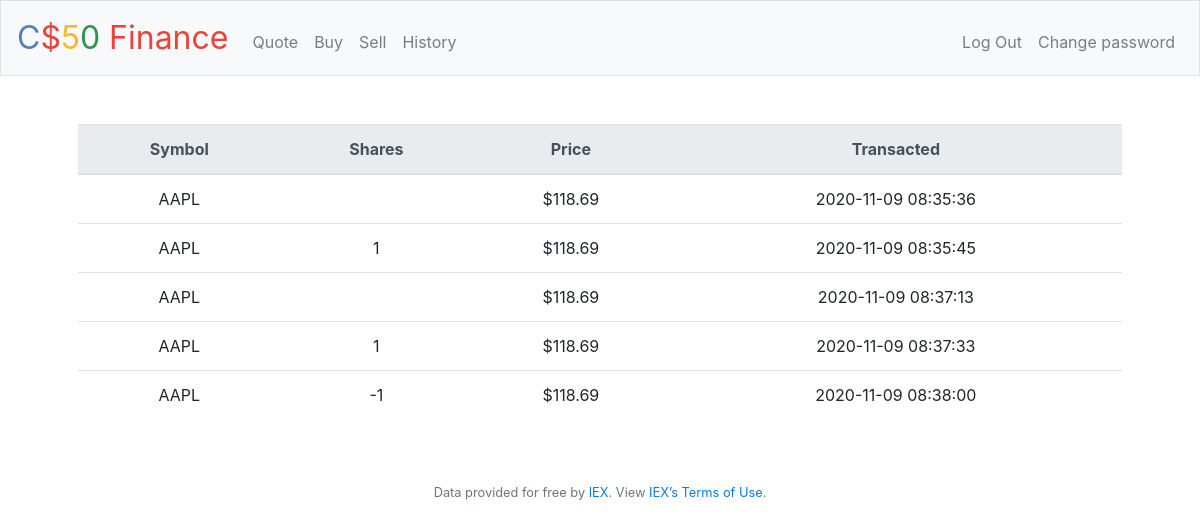
Screenshot of /history (signed in) with the database file from the repository.
### tables this page shows
CREATE TABLE 'history' ('sellID' INTEGER PRIMARY KEY AUTOINCREMENT NOT NULL UNIQUE,
                                    'stockSymbol' TEXT NOT NULL,
                                    'name' TEXT NOT NULL,
                                    'shares' TEXT NOT NULL,
                                    'price' INTEGER NOT NULL,
                                    'timestamp' NOT NULL DEFAULT CURRENT_TIMESTAMP,
                                    'id' INTEGER NOT NULL,
                                    FOREIGN KEY(id) REFERENCES users(id));

### application.py (the view)
@app.route("/history")
@login_required
def history():
    history = db.execute("SELECT * FROM history WHERE id = :id", id=session["user_id"])
    return render_template("history.html", history=history)

### application.py (called while the page is built)
@app.after_request
def after_request(response):
    response.headers["Cache-Control"] = "no-cache, no-store, must-revalidate"
    response.headers["Expires"] = 0
    response.headers["Pragma"] = "no-cache"
    return response

### helpers.py (called while the page is built)
def login_required(f):
    @wraps(f)
    def decorated_function(*args, **kwargs):
        if session.get("user_id") is None:
            return redirect("/login")
        return f(*args, **kwargs)
    return decorated_function

### templates/history.html (shortened to what this page needs)
{% extends "layout.html" %}
{% block main %}
<table class="table">
    <thead class="thead-light">
      <tr>
        <th scope="col">Symbol</th>
        <th scope="col">Shares</th>
        <th scope="col">Price</th>
        <th scope="col">Transacted</th>
      </tr>
    </thead>
    <tbody>
            {% for stock in history %}
            <tr>
                <td>{{ stock.stockSymbol }}</td>
                <td>{{ stock.shares }}</td>
                <td>{{ "$%.2f"|format(stock.price) }}</td>
                <td>{{ stock.timestamp }}</td>
            </tr>
            {% endfor %}
    </tbody>
  </table>
{% endblock main %}

### rows the page displays
history: stockSymbol "AAPL", price "$118.69", timestamp "2020-11-09 08:35:36"
history: stockSymbol "AAPL", shares "1", price "$118.69", timestamp "2020-11-09 08:35:45"
history: stockSymbol "AAPL", price "$118.69", timestamp "2020-11-09 08:37:13"
history: stockSymbol "AAPL", shares "1", price "$118.69", timestamp "2020-11-09 08:37:33"
history: stockSymbol "AAPL", shares "-1", price "$118.69", timestamp "2020-11-09 08:38:00"
